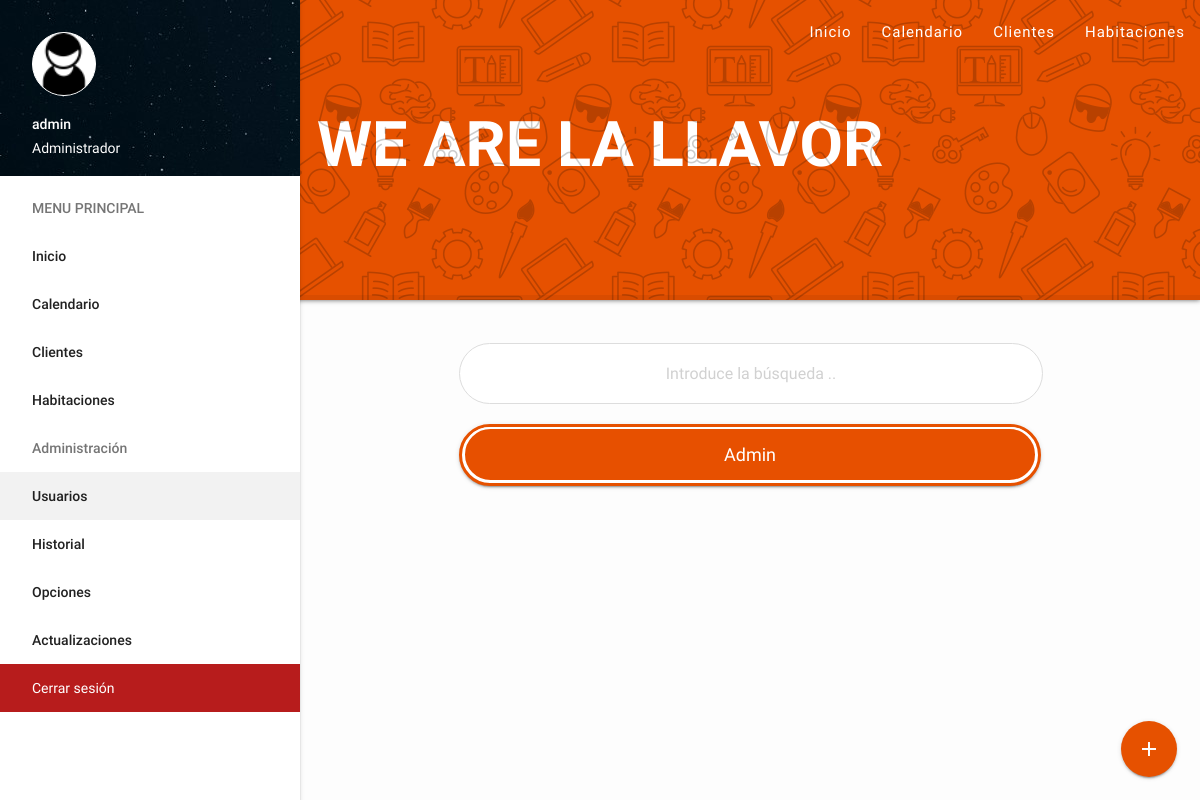
Screenshot of /users.php (signed in) with the database file from the repository.
### tables this page shows
CREATE TABLE `cms_settings` (
  `id` int(10) unsigned NOT NULL AUTO_INCREMENT,
  `precio_rooms` varchar(255) DEFAULT NULL,
  `precio_cena` varchar(255) DEFAULT NULL,
  `precio_desayuno` int(11) DEFAULT NULL,
  `site` varchar(255) DEFAULT NULL,
  `sitename` varchar(255) DEFAULT NULL,
  `reformas` enum('1','0') DEFAULT '0',
  PRIMARY KEY (`id`)
);

CREATE TABLE `ranks` (
  `id` int(10) unsigned NOT NULL AUTO_INCREMENT,
  `name` varchar(255) DEFAULT NULL,
  PRIMARY KEY (`id`)
);

### inc/core.php (called while the page is built, shortened)
<?php
	$cdn 		=	"assets";
	$rango_administrador = "3";
	$Var = mysql_query("SELECT * FROM cms_settings");
	$settings = mysql_fetch_assoc($Var);
	$site = $settings['site'];
	$sitename = $settings['sitename'];
	if (isset($_SESSION['id'])) {
		$user_sql = mysql_query("SELECT * FROM admins WHERE id='$_SESSION[id]'");
		$user = mysql_fetch_assoc($user_sql);
	} else {
		$user = "-";
	}
	function RankName($a){
		$R1 = mysql_query("SELECT * FROM ranks WHERE id = '{$a}'");
		$R1 = mysql_fetch_assoc($R1);
		return $R1['name'];
	}
?>

### users.php (the view, shortened to what this page needs)
<?php
	require 'inc/core.php';
	require 'templates/header.php';
?>
	<main>
	<div class="container">
	  <div class="row">
  <div class="fixed-action-btn click-to-toggle">
    <a href="#RegisterNewUser" class="btn-floating btn-large #e65100 modal-trigger">
      <i class="material-icons">add</i>
    </a>
  </div>
		<div class="col s12 m12">
		  <div class="card" style="background: transparent;box-shadow: none;text-align: center;">
            <div class="card-content grey-text">
			  <input type="text" id="myInput" onkeyup="myFunction()" placeholder="Introduce la búsqueda ..">
			  <ul id="myUL">
			  	<?php $c_sql = mysql_query("SELECT * FROM admins ORDER BY id"); while($c = mysql_fetch_assoc($c_sql)){ ?>
			    <li class="responsive-table centered card card-content" style="padding: 1px;border-radius: 200px;border: 3px solid #e65100;">
			      <a href="?edit=<?php echo $c['id']; ?>"><?php echo $c['username']; ?></a>
			    </li>
			  	<?php } if(mysql_num_rows($c_sql) == 0) { ?>
				<div class="col s12 m12" style="margin-top: 40px;">
				  <div class="card #b71c1c red darken-4">
					<div class="card-content white-text">
					  <span class="card-title center">No hay administradores</span>
					</div>
				  </div>
				</div>
				<?php } ?>
			  </ul>
            </div>
          </div>
		</div>
	  </div>
	</div>
	</main>
	<?php require 'templates/footer.php'; ?>
	<?php require 'templates/footer.php'; ?>

### templates/header.php (shortened to what this page needs)
<?php
$activePage = basename($_SERVER['PHP_SELF'], ".php");
?>
  <!DOCTYPE html>
  <html>
    <head>
      <link type="text/css" rel="stylesheet" href="<?php echo $site . "/" . $cdn; ?>/css/style.css"  media="screen,projection"/>
      <link type="text/css" rel="stylesheet" href="<?php echo $site . "/" . $cdn; ?>/css/materialize.min.css"  media="screen,projection"/>
      <link type="text/css" rel="stylesheet" href="<?php echo $site . "/" . $cdn; ?>/css/sweetalert.css"/>
    </head>
    <body>
	<div class="nav-background">
	<h1 class="text">We Are <?php echo $sitename; ?></h1>
	</div>
	<div class="nav-background-sub"></div>
	<header>
	  <nav>
		<div class="nav-wrapper">
		  <ul class="right hide-on-med-and-down">
			<li class="<?= ($activePage == 'index') ? 'active':''; ?>"><a href="<?php echo $site; ?>/index.php?dia=<?php echo date('j'); ?>&mes=<?php echo date('m'); ?>&ano=<?php echo date('Y'); ?>">Inicio</a></li>
			<li class="<?= ($activePage == 'calendario') ? 'active':''; ?>"><a href="<?php echo $site; ?>/calendario.php">Calendario</a></li>
			<li class="<?= ($activePage == 'clientes') ? 'active':''; ?>"><a href="<?php echo $site; ?>/clientes.php">Clientes</a></li>
			<li class="<?= ($activePage == 'habitaciones') ? 'active':''; ?><?= ($activePage == 'rooms') ? 'active':''; ?>"><a href="<?php echo $site; ?>/habitaciones.php">Habitaciones</a></li>
		  </ul>
		</div>
	  </nav>
	</header>
    <ul id="slide-out" class="side-nav fixed">
  	  <li>
	  <div class="user-view">
        <div class="background">
          <img src="<?php echo $site . "/" . $cdn; ?>/images/profile_wp.jpg">
        </div>
        <img class="circle" src="<?php echo $site . "/" . $cdn; ?>/images/profile.png" style="background: #fff;border: 1px solid #fff;">
        <span class="white-text name"><?php echo $user['username']; ?></span>
        <span class="white-text email"><?php echo RankName($user['rank']); ?></span>
      </div>
	  </li>
      <li><a class="subheader">MENU PRINCIPAL</a></li>
	  <li class="<?= ($activePage == 'index') ? 'active':''; ?>"><a href="<?php echo $site; ?>/index.php?dia=<?php echo date('j'); ?>&mes=<?php echo date('m'); ?>&ano=<?php echo date('Y'); ?>">Inicio</a></li>
	  <li class="<?= ($activePage == 'calendario') ? 'active':''; ?>"><a href="<?php echo $site; ?>/calendario.php">Calendario</a></li>
	  <li class="<?= ($activePage == 'clientes') ? 'active':''; ?>"><a href="<?php echo $site; ?>/clientes.php">Clientes</a></li>
	  <li class="<?= ($activePage == 'habitaciones') ? 'active':''; ?><?= ($activePage == 'rooms') ? 'active':''; ?>"><a href="<?php echo $site; ?>/habitaciones.php">Habitaciones</a></li>
	  <?php if($user['rank'] == ''. $rango_administrador .'') { ?>
	  <li><a class="subheader">Administración</a></li>
	  <li class="<?= ($activePage == 'users') ? 'active':''; ?>"><a href="<?php echo $site; ?>/users.php">Usuarios</a></li>
	  <li class="<?= ($activePage == 'historial') ? 'active':''; ?>"><a href="<?php echo $site; ?>/historial.php">Historial</a></li>
	  <li class="<?= ($activePage == 'server_options') ? 'active':''; ?>"><a href="<?php echo $site; ?>/server_options.php">Opciones</a></li>
	  <li class="<?= ($activePage == 'updates') ? 'active':''; ?>"><a href="<?php echo $site; ?>/updates.php">Actualizaciones</a></li>
	  <?php } ?>
	  <li style="background: #b71c1c;"><a style="color: #fff;font-weight: 400;" href="<?php echo $site; ?>/logout.php">Cerrar sesión</a></li>
    </ul>
	<br><br><br><br><br><br><br><br><br><br><br>

### assets/css/style.css (style rules this page uses)
body { background: #fdfdfd; }
nav { background: transparent !important; box-shadow: none !important; }
.nav-background { background: #e65100; height: 300px; position: absolute; z-index: -1; width: 100%; box-shadow: 0px 0px 5px rgba(0,0,0,0.63); border-bottom: 5px solid rgba(0, 0, 0, 0.06); }
.nav-background .text { text-align: center; font-weight: 600; color: #fff; opacity: 1; text-transform: uppercase; margin-top: 110px; }
.nav-background-sub { background: url('../images/icon-seamless.png'); height: 300px; position: absolute; z-index: -1; width: 100%; opacity: 0.2; }
nav ul li { letter-spacing: 1px; }
header,main,footer { padding-left: 300px; }
#myInput { background: #fff; border-radius: 200px; background-image: url('assets/images/search.png'); background-position: 13px 6px; background-repeat: no-repeat; width: 100%; font-size: 16px; padding: 7px 0px; text-align: center; border: 1px solid #ddd; margin-bottom: 12px; }
#myUL { list-style-type: none; padding: 0; margin: 0; }
#myUL li a { border: 2px solid #fff; border-radius: 200px; margin-top: -1px; background-color: rgb(231, 80, 0); padding: 12px; text-decoration: none; font-size: 18px; color: #fff; display: block; text-transform: capitalize; }

### rows the page displays
cms_settings: sitename "LA LLAVOR", site (picture), site (placeholder picture)

### other values shown
$user['username'] "admin"
RankName($user['rank']) "Administrador"
$c['username'] "Admin"
